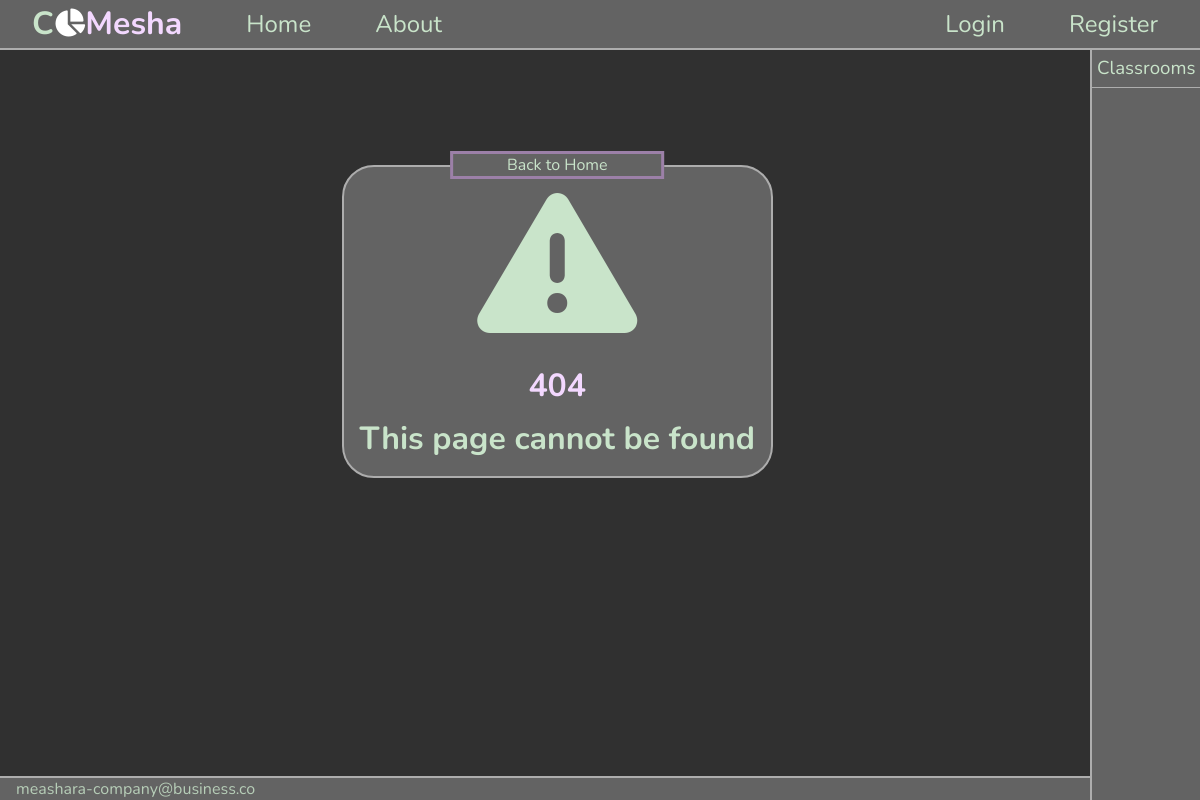
Page /classroom/1 on the earlier database version.
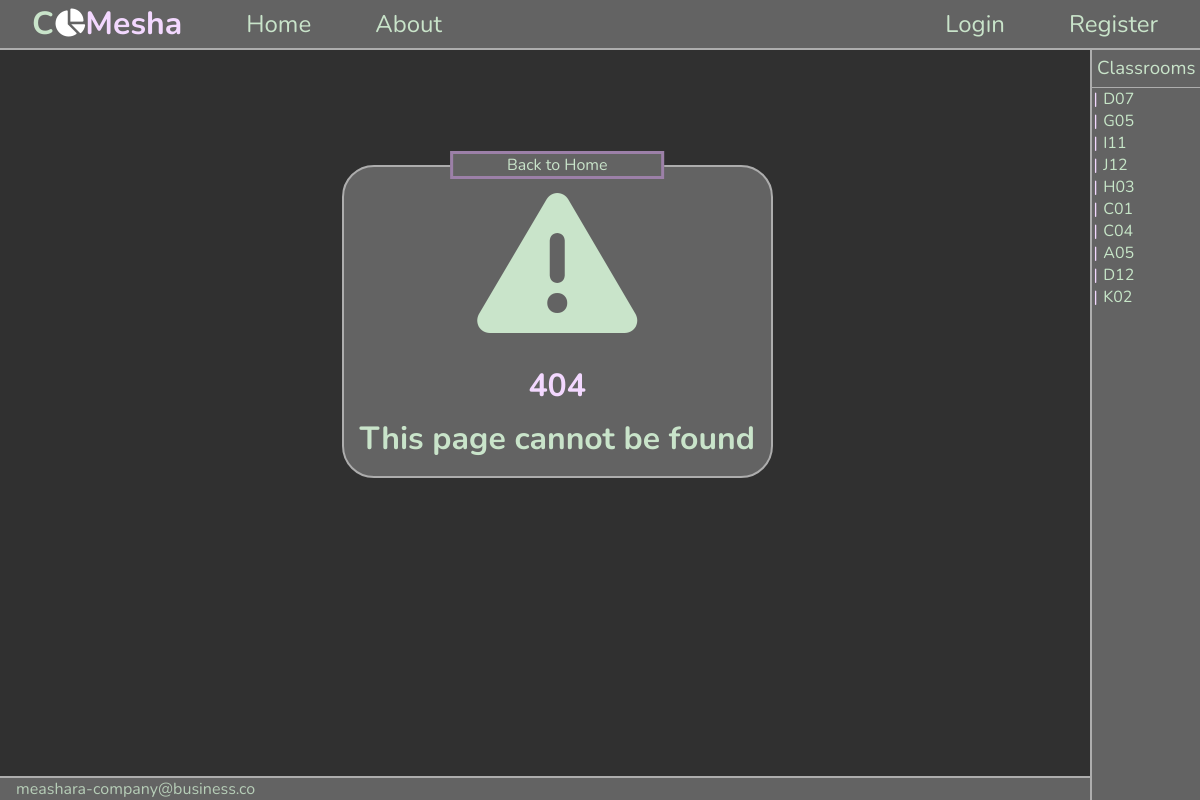
Same page on the later database version.
### database.py (models this page shows)
class Classroom(db.Model):
    __tablename__ = 'Classrooms'
    ClassroomID = db.Column(db.Text, primary_key=True)
    Teachers = db.relationship('Teacher', secondary='TeacherClassrooms', backref='classrooms')

### server.py (the view)
@app.route("/classroom/<string:classroom_id>")
def analytics(classroom_id):
    if classroom_id not in get_classrooms():
        abort(404)
    data = kowalski_analyze(classroom_id)
    loudness = data[1]
    temperature = data[2]
    humidity = data[3]
    ventilation = data[4]
    return (render_template("pages/analytics.html",
                            classroom=classroom_id, loudness=loudness,
                            temperature=temperature, humidity=humidity,
                            ventilation=ventilation))

### server.py (called while the page is built)
def get_classrooms():
    class_list = []
    with app.app_context():
        result = Classroom.query.with_entities(Classroom.ClassroomID).all()
        for i in result:
            class_list.append(i[0])
    return class_list

@app.errorhandler(HTTPException)
def error(error_code):
    default_response = "Something went wrong!"
    default_code = 0
    match int(str(error_code).split()[0]):
        case 404:
            response = "This page cannot be found"
            response_code = 404
        case _:
            response = default_response
            response_code = default_code
    return (render_template("pages/error.html", response=response, response_code=response_code))

### templates/pages/error.html
{% extends 'layout.html' %}
{% block content %}
<div class="error-box">
    <i class="fa-solid fa-triangle-exclamation fa-10x"></i>
    {% if response_code != "0" %}
    <h1 class="error-code"> {{response_code}} </h1>
    {% endif %}
    <h1 class="response"> {{response}} </h1>
    <a class="classroom-grid-title" href="/"> <div class="home-text"> Back to Home </div> </a>
</div>
{% endblock %}

### templates/sidebar.html
<h3 id="classroom-header"> Classrooms </h3>
<ul class="classroom-list">
{% for classroom in classrooms %}
    <li class="classroom-list-items"> <a href="/classroom/{{classroom}}"> {{classroom}} </a> </li>
{% endfor %}
</ul>

Differences in the rows shown:
added Classroom: ClassroomID "D07"
added Classroom: ClassroomID "G05"
added Classroom: ClassroomID "I11"
added Classroom: ClassroomID "J12"
added Classroom: ClassroomID "H03"
added Classroom: ClassroomID "C01"
added Classroom: ClassroomID "C04"
added Classroom: ClassroomID "A05"
added Classroom: ClassroomID "D12"
added Classroom: ClassroomID "K02"
